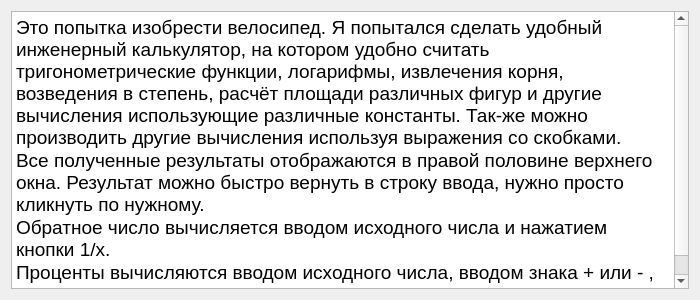
<?xml version="1.0" encoding="UTF-8"?>
<ui version="4.0">
 <class>Dialog</class>
 <widget class="QDialog" name="Dialog">
  <property name="geometry">
   <rect>
    <x>0</x>
    <y>0</y>
    <width>700</width>
    <height>300</height>
   </rect>
  </property>
  <property name="windowTitle">
   <string>Dialog</string>
  </property>
  <layout class="QHBoxLayout" name="horizontalLayout">
   <item>
    <widget class="QTextEdit" name="textEdit">
     <property name="enabled">
      <bool>true</bool>
     </property>
     <property name="tabChangesFocus">
      <bool>false</bool>
     </property>
     <property name="documentTitle">
      <string>Инструкция по применению.</string>
     </property>
     <property name="undoRedoEnabled">
      <bool>false</bool>
     </property>
     <property name="readOnly">
      <bool>true</bool>
     </property>
     <property name="html">
      <string>&lt;!DOCTYPE HTML PUBLIC &quot;-//W3C//DTD HTML 4.0//EN&quot; &quot;http://www.w3.org/TR/REC-html40/strict.dtd&quot;&gt;
&lt;html&gt;&lt;head&gt;&lt;meta name=&quot;qrichtext&quot; content=&quot;1&quot; /&gt;&lt;title&gt;Инструкция по применению.&lt;/title&gt;&lt;style type=&quot;text/css&quot;&gt;
p, li { white-space: pre-wrap; }
&lt;/style&gt;&lt;/head&gt;&lt;body style=&quot; font-family:'MS Shell Dlg 2'; font-size:8.25pt; font-weight:400; font-style:normal;&quot;&gt;
&lt;p style=&quot; margin-top:0px; margin-bottom:0px; margin-left:0px; margin-right:0px; -qt-block-indent:0; text-indent:0px;&quot;&gt;&lt;span style=&quot; font-size:14pt;&quot;&gt;Это попытка изобрести велосипед. Я попытался сделать удобный инженерный калькулятор, на котором удобно считать тригонометрические функции, логарифмы, извлечения корня, возведения в степень, расчёт площади различных фигур и другие вычисления использующие различные константы. Так-же можно производить другие вычисления используя выражения со скобками. &lt;/span&gt;&lt;/p&gt;
&lt;p style=&quot; margin-top:0px; margin-bottom:0px; margin-left:0px; margin-right:0px; -qt-block-indent:0; text-indent:0px;&quot;&gt;&lt;span style=&quot; font-size:14pt;&quot;&gt;Все полученные результаты отображаются в правой половине верхнего окна. Результат можно быстро вернуть в строку ввода, нужно просто кликнуть по нужному.&lt;/span&gt;&lt;/p&gt;
&lt;p style=&quot; margin-top:0px; margin-bottom:0px; margin-left:0px; margin-right:0px; -qt-block-indent:0; text-indent:0px;&quot;&gt;&lt;span style=&quot; font-size:14pt;&quot;&gt;Обратное число вычисляется вводом исходного числа и нажатием кнопки 1/х.&lt;/span&gt;&lt;/p&gt;
&lt;p style=&quot; margin-top:0px; margin-bottom:0px; margin-left:0px; margin-right:0px; -qt-block-indent:0; text-indent:0px;&quot;&gt;&lt;span style=&quot; font-size:14pt;&quot;&gt;Проценты вычисляются вводом исходного числа, вводом знака + или - ,  вводом процентов и нажатием кнопки %.&lt;/span&gt;&lt;/p&gt;&lt;/body&gt;&lt;/html&gt;</string>
     </property>
    </widget>
   </item>
  </layout>
 </widget>
 <resources/>
 <connections/>
</ui>
